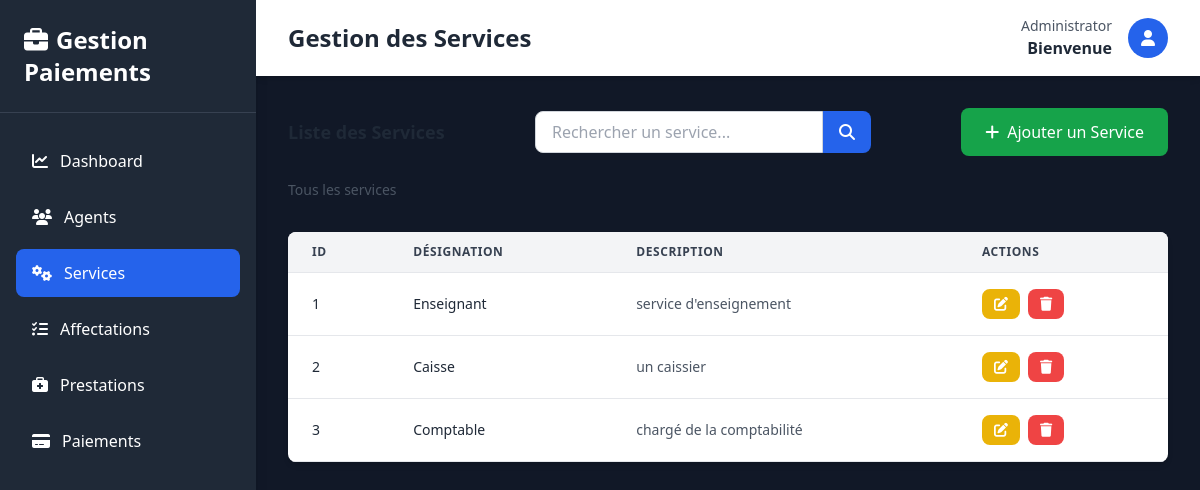
The page /pages/services/index.php on the database its author committed.
### tables this page shows
CREATE TABLE `service` (
  `id` int(11) NOT NULL,
  `designation` varchar(100) NOT NULL,
  `description` text DEFAULT NULL,
  `photo` varchar(255) DEFAULT NULL,
  `short_description` varchar(255) DEFAULT NULL
);

### Classes/Service.php (called while the page is built, shortened)
<?php
require_once __DIR__ . '/../Config/Database.php';
class Service {
    private $id;
    private $designation;
    private $description;
    public function __construct(
        $designation = null,
        $description = null,
        $id = null
    ) {
        $this->id = $id;
        $this->designation = $designation;
        $this->description = $description;
    }
    public function getId() {
        return $this->id;
    }
    public function getDesignation() {
        return $this->designation;
    }
    public function getDescription() {
        return $this->description;
    }
    public static function getAll($search = null) {
        $db = Database::getInstance();
        $sql = "SELECT * FROM Service";
        $services = [];
        try {
            $stmt = $db->prepare($sql);
            $stmt->execute();
            while ($row = $stmt->fetch(PDO::FETCH_ASSOC)) {
                $service = new self(
                    $row['designation'],
                    $row['description'],
                    $row['id']
                );
                $services[] = $service;
            }
            return $services;
        } catch (PDOException $e) {
            echo "Erreur lors de la récupération : " . $e->getMessage();
            return [];
        }
    }
}
?>

### Config/Database.php (called while the page is built, shortened)
<?php
class Database {
    private static $host = 'localhost';
    private static $db_name = 'gestion_paiement_agents';
    private static $user = 'root';
    private static $password = '';
    private static $conn;
    public static function connect() {
        self::$conn = null;
        try {
            $dsn = 'mysql:host=' . self::$host . ';dbname=' . self::$db_name . ';charset=utf8';
            self::$conn = new PDO($dsn, self::$user, self::$password);
            self::$conn->setAttribute(PDO::ATTR_ERRMODE, PDO::ERRMODE_EXCEPTION);
        } catch (PDOException $e) {
            die('Erreur de connexion : ' . $e->getMessage());
        }
        return self::$conn;
    }
    public static function getInstance() {
        return self::$conn;
    }
}
?>

### pages/services/index.php (the view, shortened to what this page needs)
<?php
require_once __DIR__ . '/../../Config/Database.php';
require_once __DIR__ . '/../../Classes/Service.php';
$search = $_GET['search'] ?? '';
$services = Service::getAll($search);
?>
<!DOCTYPE html>
<html lang="fr">
<head>
    <script src="https://cdn.tailwindcss.com"></script>
    <link rel="stylesheet" href="https://cdnjs.cloudflare.com/ajax/libs/font-awesome/6.4.0/css/all.min.css">
</head>
<body class="bg-gray-50">
    <div class="flex h-screen bg-gray-900">
        <div class="w-64 bg-gray-800 text-white shadow-lg">
            <div class="p-6 border-b border-gray-700">
                <h1 class="text-2xl font-bold">
                    <i class="fas fa-briefcase mr-2"></i>Gestion Paiements
                </h1>
            </div>
            <nav class="mt-6 px-4">
                <ul class="space-y-2">
                    <li>
                        <a href="../../index.php" class="flex items-center px-4 py-3 rounded-lg hover:bg-gray-700 transition">
                            <i class="fas fa-chart-line mr-3"></i>Dashboard
                        </a>
                    </li>
                    <li>
                        <a href="../agents/index.php" class="flex items-center px-4 py-3 rounded-lg hover:bg-gray-700 transition">
                            <i class="fas fa-users mr-3"></i>Agents
                        </a>
                    </li>
                    <li>
                        <a href="index.php" class="flex items-center px-4 py-3 rounded-lg bg-blue-600 hover:bg-blue-700 transition">
                            <i class="fas fa-cogs mr-3"></i>Services
                        </a>
                    </li>
                    <li>
                        <a href="../affectations/index.php" class="flex items-center px-4 py-3 rounded-lg hover:bg-gray-700 transition">
                            <i class="fas fa-tasks mr-3"></i>Affectations
                        </a>
                    </li>
                    <li>
                        <a href="../prestations/index.php" class="flex items-center px-4 py-3 rounded-lg hover:bg-gray-700 transition">
                            <i class="fas fa-briefcase-medical mr-3"></i>Prestations
                        </a>
                    </li>
                    <li>
                        <a href="../paiements/index.php" class="flex items-center px-4 py-3 rounded-lg hover:bg-gray-700 transition">
                            <i class="fas fa-credit-card mr-3"></i>Paiements
                        </a>
                    </li>
                </ul>
            </nav>
        </div>
        <div class="flex-1 flex flex-col overflow-hidden">
            <div class="bg-white shadow-md">
                <div class="max-w-7xl mx-auto px-4 sm:px-6 lg:px-8 py-4 flex justify-between items-center w-full">
                    <h2 class="text-2xl font-bold text-gray-800">Gestion des Services</h2>
                    <div class="flex items-center gap-4">
                        <div class="text-right">
                            <p class="text-sm text-gray-600">Administrator</p>
                            <p class="font-semibold text-gray-800">Bienvenue</p>
                        </div>
                        <div class="w-10 h-10 bg-blue-600 rounded-full flex items-center justify-center text-white">
                            <i class="fas fa-user"></i>
                        </div>
                    </div>
                </div>
            </div>
            <div class="flex-1 overflow-auto p-8">
                <div class="flex flex-col lg:flex-row lg:items-center lg:justify-between gap-4 mb-6">
                    <div>
                        <h3 class="text-lg font-bold text-gray-800">Liste des Services</h3>
                    </div>
                    <div class="flex items-center gap-3 w-full lg:w-auto">
                        <form method="GET" class="flex w-full lg:w-auto">
                            <input type="text" name="search" value="<?php echo htmlspecialchars($search); ?>" placeholder="Rechercher un service..." class="w-full lg:w-72 px-4 py-2 border border-gray-300 rounded-l-lg focus:outline-none focus:border-blue-500" />
                            <button type="submit" class="bg-blue-600 hover:bg-blue-700 text-white px-4 py-2 rounded-r-lg transition">
                                <i class="fas fa-search"></i>
                            </button>
                        </form>
                    </div>
                    <a href="add.php" class="bg-green-600 hover:bg-green-700 text-white px-6 py-3 rounded-lg flex items-center gap-2 transition">
                        <i class="fas fa-plus"></i> Ajouter un Service
                    </a>
                </div>
                <div class="mb-8 text-sm text-gray-600">
                    <?php if ($search !== ''): ?>
                        Résultats pour "<?php echo htmlspecialchars($search); ?>"
                    <?php else: ?>
                        Tous les services
                    <?php endif; ?>
                </div>
                <div class="bg-white rounded-lg shadow-md overflow-hidden">
                    <div class="overflow-x-auto">
                        <table class="w-full">
                            <thead class="bg-gray-100 border-b border-gray-200">
                                <tr>
                                    <th class="px-6 py-3 text-left text-xs font-semibold text-gray-700 uppercase tracking-wider">ID</th>
                                    <th class="px-6 py-3 text-left text-xs font-semibold text-gray-700 uppercase tracking-wider">Désignation</th>
                                    <th class="px-6 py-3 text-left text-xs font-semibold text-gray-700 uppercase tracking-wider">Description</th>
                                    <th class="px-6 py-3 text-left text-xs font-semibold text-gray-700 uppercase tracking-wider">Actions</th>
                                </tr>
                            </thead>
                            <tbody>
                                <?php if (empty($services)): ?>
                                <tr>
                                    <td colspan="4" class="px-6 py-8 text-center text-gray-500">
                                        <i class="fas fa-inbox text-4xl mb-2"></i>
                                        <p class="mt-2">Aucun service trouvé</p>
                                    </td>
                                </tr>
                                <?php else: ?>
                                    <?php foreach ($services as $service): ?>
                                    <tr class="border-b border-gray-200 hover:bg-gray-50 transition">
                                        <td class="px-6 py-4 whitespace-nowrap text-sm font-medium text-gray-800"><?php echo $service->getId(); ?></td>
                                        <td class="px-6 py-4 whitespace-nowrap text-sm font-medium text-gray-800"><?php echo $service->getDesignation(); ?></td>
                                        <td class="px-6 py-4 text-sm text-gray-600 max-w-xs truncate"><?php echo $service->getDescription(); ?></td>
                                        <td class="px-6 py-4 whitespace-nowrap text-sm gap-2 flex">
                                            <a href="edit.php?id=<?php echo $service->getId(); ?>" class="inline-flex items-center px-3 py-2 bg-yellow-500 hover:bg-yellow-600 text-white rounded-lg transition">
                                                <i class="fas fa-edit"></i>
                                            </a>
                                            <a href="delete.php?id=<?php echo $service->getId(); ?>" class="inline-flex items-center px-3 py-2 bg-red-500 hover:bg-red-600 text-white rounded-lg transition" onclick="return confirm('Êtes-vous sûr?')">
                                                <i class="fas fa-trash"></i>
                                            </a>
                                        </td>
                                    </tr>
                                    <?php endforeach; ?>
                                <?php endif; ?>
                            </tbody>
                        </table>
                    </div>
                </div>
            </div>
        </div>
    </div>
</body>
</html>

### rows shown on the page
service: id "1", designation "Enseignant", description "service d'enseignement"
service: id "2", designation "Caisse", description "un caissier"
service: id "3", designation "Comptable", description "chargé de la comptabilité"
